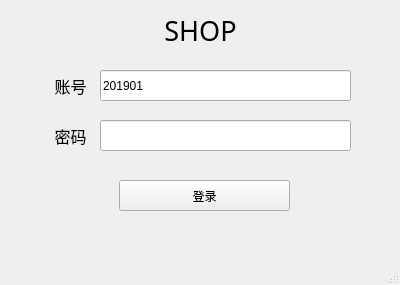
<?xml version="1.0" encoding="UTF-8"?>
<ui version="4.0">
 <class>WLogin</class>
 <widget class="QMainWindow" name="WLogin">
  <property name="geometry">
   <rect>
    <x>0</x>
    <y>0</y>
    <width>400</width>
    <height>285</height>
   </rect>
  </property>
  <property name="windowTitle">
   <string>MainWindow</string>
  </property>
  <widget class="QWidget" name="centralwidget">
   <widget class="QLabel" name="label_3">
    <property name="geometry">
     <rect>
      <x>160</x>
      <y>10</y>
      <width>81</width>
      <height>41</height>
     </rect>
    </property>
    <property name="font">
     <font>
      <family>Adobe 黑体 Std R</family>
      <pointsize>20</pointsize>
     </font>
    </property>
    <property name="text">
     <string>SHOP</string>
    </property>
    <property name="alignment">
     <set>Qt::AlignCenter</set>
    </property>
   </widget>
   <widget class="QLineEdit" name="lineEdit_2">
    <property name="geometry">
     <rect>
      <x>100</x>
      <y>120</y>
      <width>251</width>
      <height>31</height>
     </rect>
    </property>
   </widget>
   <widget class="QPushButton" name="pushButton">
    <property name="geometry">
     <rect>
      <x>119</x>
      <y>180</y>
      <width>171</width>
      <height>31</height>
     </rect>
    </property>
    <property name="cursor">
     <cursorShape>PointingHandCursor</cursorShape>
    </property>
    <property name="text">
     <string>登录</string>
    </property>
   </widget>
   <widget class="QLabel" name="label">
    <property name="geometry">
     <rect>
      <x>40</x>
      <y>70</y>
      <width>61</width>
      <height>31</height>
     </rect>
    </property>
    <property name="font">
     <font>
      <family>Adobe 宋体 Std L</family>
      <pointsize>12</pointsize>
     </font>
    </property>
    <property name="text">
     <string>账号</string>
    </property>
    <property name="alignment">
     <set>Qt::AlignCenter</set>
    </property>
   </widget>
   <widget class="QLabel" name="label_2">
    <property name="geometry">
     <rect>
      <x>40</x>
      <y>120</y>
      <width>61</width>
      <height>31</height>
     </rect>
    </property>
    <property name="font">
     <font>
      <family>Adobe 宋体 Std L</family>
      <pointsize>12</pointsize>
     </font>
    </property>
    <property name="text">
     <string>密码</string>
    </property>
    <property name="alignment">
     <set>Qt::AlignCenter</set>
    </property>
   </widget>
   <widget class="QLineEdit" name="lineEdit">
    <property name="geometry">
     <rect>
      <x>100</x>
      <y>70</y>
      <width>251</width>
      <height>31</height>
     </rect>
    </property>
    <property name="text">
     <string>201901</string>
    </property>
   </widget>
  </widget>
  <widget class="QMenuBar" name="menubar">
   <property name="geometry">
    <rect>
     <x>0</x>
     <y>0</y>
     <width>400</width>
     <height>21</height>
    </rect>
   </property>
  </widget>
  <widget class="QStatusBar" name="statusbar"/>
 </widget>
 <resources/>
 <connections/>
</ui>
